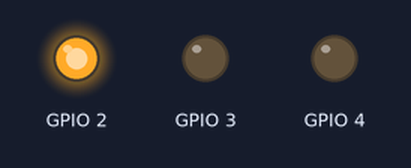
Recording of a program running on a simulated Raspberry Pi (BCM pin numbers). On the bench: output pins drawn as LEDs (lit = HIGH).

Above: at 0.5 s.
At 5.1 s:
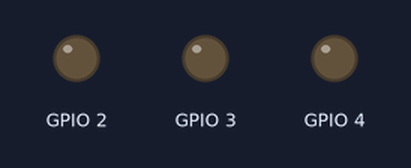
At 9.0 s:
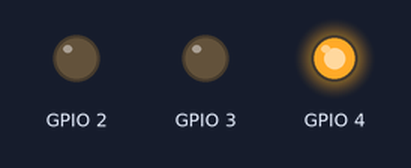
At 13.1 s:
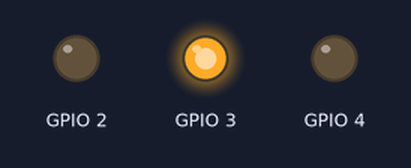
Timing chart, 0 to 14.3 s (numbered marks = the images above):
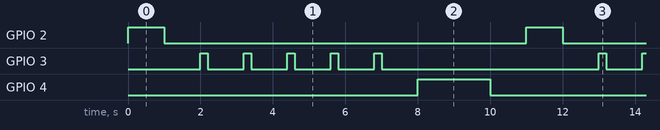

Measured:
- by itself, GPIO 2: alternates HIGH for 1.0 s and LOW for 10.0 s
- by itself, GPIO 3: repeats every 11.0 s: 4 × (LOW 1.0 s, HIGH 0.20 s), LOW 6.0 s, HIGH 0.20 s
- by itself, GPIO 4: alternates HIGH for 2.0 s and LOW for 9.0 s

The program:

LED.py
```python
import RPi.GPIO as GPIO
import time

def Setup(GPIOnum , OUT_IN) :
    GPIO.setmode(GPIO.BCM)

    if OUT_IN == "OUT":
        GPIO.setup(GPIOnum, GPIO.OUT)
    else:
        GPIO.setup(GPIOnum, GPIO.IN)

def TurnOnLED(GPIOnum) :
    GPIO.output(GPIOnum,True)

def TurnOffLED (GPIOnum):
    GPIO.output(GPIOnum,False)

def GetGPIOStatus(GPIOnum):
    GPIO_State = GPIO.input(GPIOnum)
    return GPIO_State

if __name__ == "__main__":
    try:
        Setup(2, "OUT")
        Setup(3, "OUT")
        Setup(4, "OUT")
        while True:
            TurnOnLED(2) #亮綠燈
            time.sleep(1) #亮1秒
            TurnOffLED(2) #關綠燈
            time.sleep(1) #關1秒

            for i in range(0,5): #建立for跑五次的迴圈
                if i<5:
                    TurnOnLED(3) #亮黃燈
                    time.sleep(0.2) #亮0.2秒
                    TurnOffLED(3) #關黃燈
                    time.sleep(1) #關1秒

            TurnOnLED(4) #亮紅燈
            time.sleep(2) #亮2秒
            TurnOffLED(4) #關紅燈
            time.sleep(1) #關1秒
    except KeyboardInterrupt:
            GPIO.cleanup()
    
```
